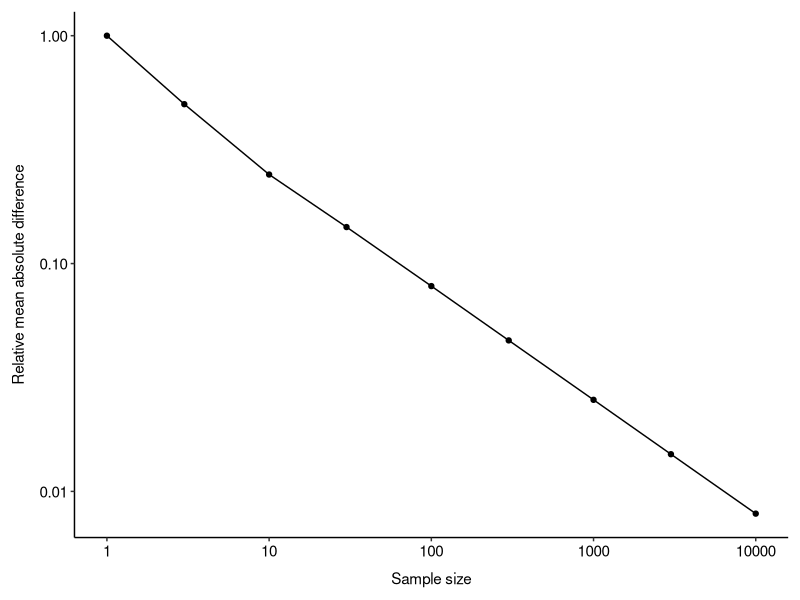

Here is the R script that generated this plot: (Note: this script raises an error after producing the figure.)
library(tidyverse)
library(cowplot)
library(RColorBrewer)

# Define plotting theme
font <- "sans" # Main figure font
titlefont <- font # Font for axis titles etc. (if different)
fontsize_base <- 11 # Basic figure font size
fontscale_title <- 1 # Default axis-title scale relative to regular font
fontscale_main <- 1 # Default plot-title scale

theme_base <-   theme(
  legend.position = "bottom",
  axis.text = element_text(size = fontsize_base, family = font, 
                           colour = "black"),
  axis.title.y = element_text(size = fontsize_base * fontscale_title,
                              family = titlefont, colour = "black",
                              margin = margin(r=3,unit="mm")),
  axis.title.x = element_text(size = fontsize_base * fontscale_title,
                              family = titlefont, colour = "black",
                              margin = margin(t=3,unit="mm")),
  legend.text = element_text(size = fontsize_base, 
                             family = font, colour = "black"),
  legend.title = element_text(size = fontsize_base,
                              family = font, colour = "black",
                              face = "bold", vjust=0.5, 
                              margin=margin(r=3, unit="mm")),
  plot.title = element_text(size = fontsize_base * fontscale_main,
                            family = titlefont, colour="black",
                            hjust = 0.5, vjust = 0.5,
                            margin = margin(b=5, unit="mm")),
  plot.margin = margin(t=0.3, l=0.3, r=0.3, b = 0.3, unit="cm"),
  strip.background = element_blank(),
  strip.text.x = element_text(size = fontsize_base * fontscale_title,
                              family = titlefont, colour = "black",
                              margin = margin(t = 3, b = 3, unit="mm")),
  strip.text.y = element_text(size = fontsize_base * fontscale_title,
                              family = titlefont, colour = "black",
                              margin = margin(l=3, r=3, unit="mm")),
  legend.justification = "center"
)

nrep <- 1e6
p <- 0.5
sample_sizes <- c(1, 3, 10, 30, 100, 300, 1000, 3000, 10000)

# Compute average absolute difference (from expected value)
compute_aad <- function(v, n = NULL, p = NULL){
  n <- ifelse(is.null(n), max(v), n)
  ev <- ifelse(is.null(p), mean(v), p * n)
  return(mean(abs(v-ev)))
}

aad <- sapply(sample_sizes, function(m) 
  compute_aad(rbinom(nrep, m, p), m, p))

# Divide by expected value to get relative average difference
rad <- aad / (p*sample_sizes)

# Get plot
g <- tibble(n = sample_sizes, rad = rad) %>%
  ggplot() + geom_line(aes(x=n, y=rad)) + geom_point(aes(x=n, y=rad)) +
  scale_x_log10(name="Sample size") + 
  scale_y_log10("Relative mean absolute difference") + 
  theme_classic() + theme_base

save_plot(filename = "content/images/rmd-log-log.png",
          plot = g, base_width = 10, base_height = 8, units="cm",
          limitsize = FALSE)

# Some concrete examples (probability of deviating from EV by some threshold)
dev_threshold <- 0.2
m <- 10^seq(4)
ev <- m * p
coin <- sapply(m, function(m) rbinom(nrep, m, p))
ad <- abs(coin - rep(ev, each=nrep))
pdev <- colMeans(ad >= rep(ev*dev_threshold, each=nrep))
